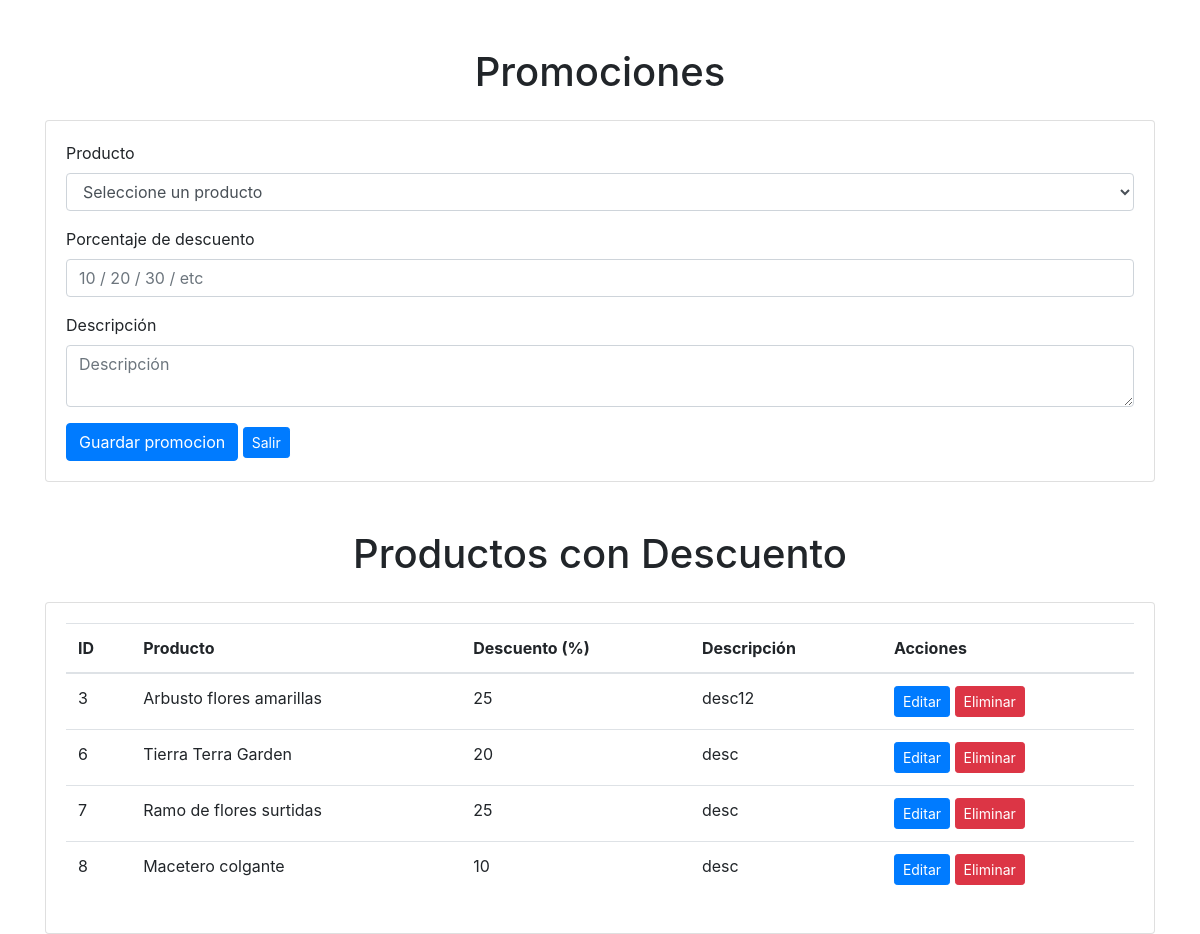
Page /administrar/mantenedorPromocion/ on the earlier database version.
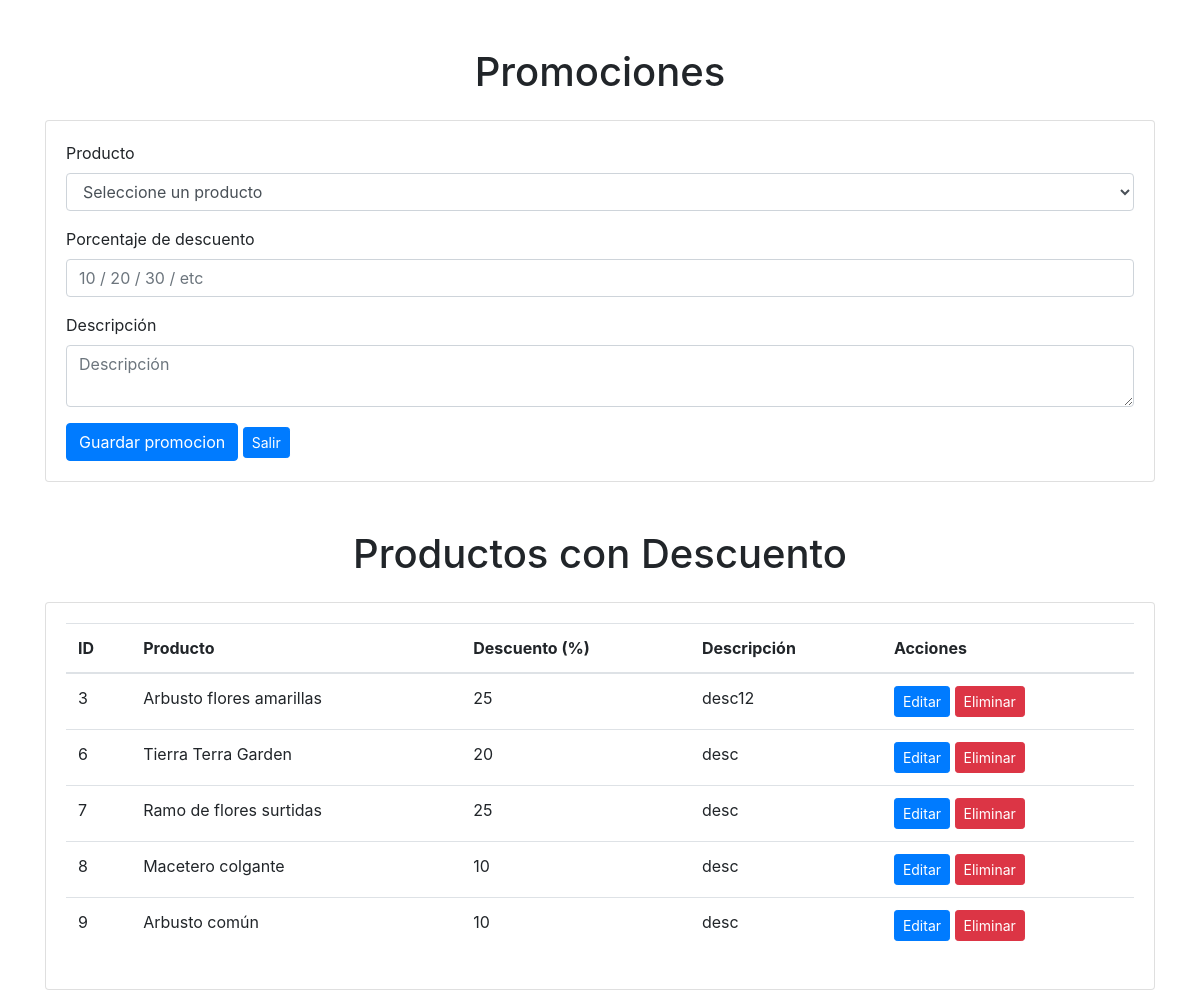
Same page on the later database version.
### aplicacion/models.py (models this page shows, shortened)
class Promocion(models.Model):
    id_promocion = models.AutoField(primary_key=True)
    id_producto = models.ForeignKey('Producto', on_delete=models.CASCADE)
    descripcion = models.TextField()
    descuento = models.IntegerField()
    class Meta:
        ordering = ['id_promocion']

### aplicacion/views.py (the view)
# urls.py: path('administrar/mantenedorPromocion/', views.mantenedorPromocion, name='mantenedorPromocion'),
@csrf_exempt
def mantenedorPromocion(request):
    producto = Producto.objects.all()
    promociones = Promocion.objects.raw('''
                SELECT p.*, pr.nombre as producto_nombre
                FROM aplicacion_promocion p
                LEFT JOIN aplicacion_producto pr ON p.id_producto_id = pr.IdProducto
            '''
            )
    promociones_dict = []
    for promocion in promociones:
                promocion_dict = model_to_dict(promocion)
                promocion_dict['producto_nombre'] = promocion.producto_nombre
                promociones_dict.append(promocion_dict)
    return render(request, 'aplicacion/promocion.html', {'productos': producto, 'promociones': promociones_dict})

### aplicacion/templates/aplicacion/promocion.html (shortened to what this page needs)
{% load static %}
<!DOCTYPE html>
<html lang="es">
<head>
    <link rel="stylesheet" href="{% static 'css/style.css' %}">
    <link rel="stylesheet" href="https://stackpath.bootstrapcdn.com/bootstrap/4.5.2/css/bootstrap.min.css">
</head>
<body>
    <div class="container mt-5">
        <h1 class="text-center">Promociones</h1>
        <div class="card mt-4">
            <div class="card-body">
                <form>
                    <div class="form-group">
                        <label for="producto">Producto</label>
                        <select class="form-control" id="cmbProducto">
                            <option value="0">Seleccione un producto</option>
                        </select>
                    </div>
                    <div class="form-group">
                        <label for="descuento">Porcentaje de descuento</label>
                        <input type="number" class="form-control" id="descuento" placeholder="10 / 20 / 30 / etc">
                    </div>
                    <div class="form-group">
                        <label for="descripcion">Descripción</label>
                        <textarea class="form-control" id="descripcion" placeholder="Descripción"></textarea>
                    </div>
                    <button type="button" class="btn btn-primary" onclick="agregarPromocion();">Guardar promocion</button>
                    <a href=".." class="btn btn-sm btn-primary">Salir</a>
                </form>
            </div>
        </div>
    </div>
    <div class="container mt-5">
        <h1 class="text-center">Productos con Descuento</h1>
        <div class="card mt-4">
            <div class="card-body">
                <table class="table">
                    <thead>
                        <tr>
                            <th>ID</th>
                            <th>Producto</th>
                            <th>Descuento (%)</th>
                            <th>Descripción</th>
                            <th>Acciones</th>
                        </tr>
                    </thead>
                    <tbody>
                        {% for promocion in promociones %}
                        <tr>
                            <td>{{ promocion.id_promocion }}</td>
                            <td>{{ promocion.producto_nombre }}</td>
                            <td>{{ promocion.descuento }}</td>
                            <td>{{ promocion.descripcion }}</td>
                            <td>
                                <a href="{% url 'editar_promocion' promocion.id_promocion %}" class="btn btn-sm btn-primary">Editar</a>
                                <a href="{% url 'eliminar_promocion' promocion.id_promocion %}" class="btn btn-sm btn-danger">Eliminar</a>
                            </td>
                        </tr>
                        {% endfor %}
                    </tbody>
                </table>
            </div>
        </div>
    </div>
</body>
</html>

Differences in the rows shown:
added Promocion: descripcion "desc"
Other differences:
new list line: "9 Arbusto común 10 Editar Eliminar"
